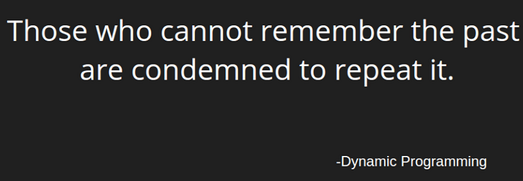
#> input picture Data-Structure-Algorithm-Programs-master/src/Img/DP.png, 523 x 181 px
$ python image_sketch.py
#> lines starting #> are read from the running program, lines starting #| are printed output that depends on the picture
#Importing the needed libraries
import numpy as np
import cv2 as cv

#reading the image
img_location = input("Enter the location of the image you want to blur(include file extention e.g .png): ")
#> the answer given: ../../Data-Structure-Algorithm-Programs-master/src/Img/DP.png
image = cv.imread(img_location)
#> image is the input picture: shape (181, 523, 3); mean B, G, R 43.5, 43.5, 43.5

#Converting the image to a grayscale image
g_image = cv.imread(img_location, 0)
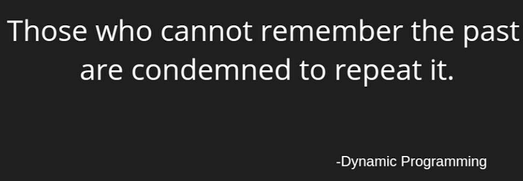
#> g_image: shape (181, 523); min 0, max 255, mean 43.6

#Inverting the image
i_image = image.max() - g_image
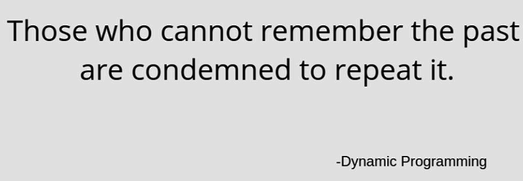
#> i_image: shape (181, 523); min 0, max 255, mean 211.4

#Blurring the image
b_image = cv.GaussianBlur(i_image, ksize = (15, 15), sigmaX = 0, sigmaY = 0)
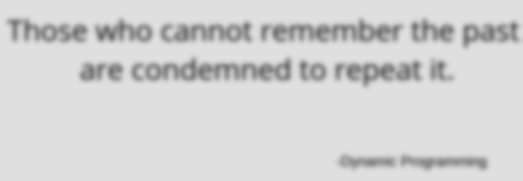
#> b_image: shape (181, 523); min 112, max 223, mean 211.4

#Pencil sketch the image
def pencil_sketch(x, y):
    return cv.divide(x, 255 - y, scale = 250)
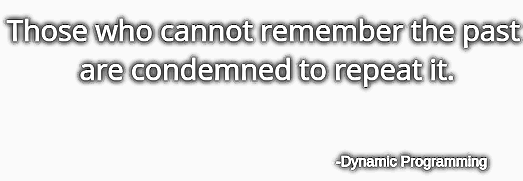
#> returned value: shape (181, 523); min 0, max 255, mean 228.7

p_image = pencil_sketch(g_image, b_image)
cv.imwrite('sketched_image.jpg', p_image) #Save a copy of the new image
cv.imshow('Pencil Sketched Image', p_image)
cv.waitKey()
